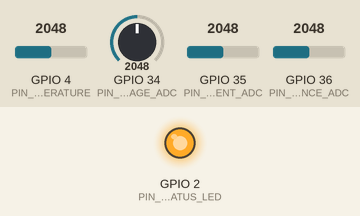
Simulated run of this sketch. Board: ESP32. Parts: output pins drawn as LEDs (lit = HIGH). Inputs (shaded band) come from the test bench; at power-on: GPIO 4 (PIN_TEMPERATURE) = 2048, GPIO 34 (PIN_VOLTAGE_ADC) = 2048, GPIO 35 (PIN_CURRENT_ADC) = 2048, GPIO 36 (PIN_IRRADIANCE_ADC) = 2048. WiFi joins after 1.5 s; servers stay silent unless stated; uploads are accepted with an empty reply; what the sketch prints to the serial monitor is not drawn.

Above: at 3.8 s.
At 5.26 s:
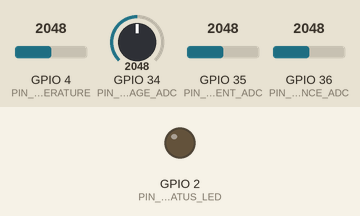
Timing chart, 0 to 9.0 s (numbered marks = the images above):
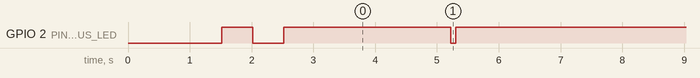

The sketch:

esp32_solar_telemetry.ino
```cpp
/*
  =============================================================================
  SolarAI - ESP32 Solar Telemetry Edge Firmware
  =============================================================================
  Platform : ESP32 Dev Module / NodeMCU-32S
  Framework: Arduino / PlatformIO
  Libraries Required:
    - WiFi (built-in ESP32 core)
    - HTTPClient (built-in ESP32 core)
    - ArduinoJson (v6.x or v7.x by Benoit Blanchon)
    - OneWire & DallasTemperature (optional, if using digital DS18B20)

  IMPORTANT NOTICE FOR HARDWARE TEAM:
  Pin assignments below are CONFIGURATION PLACEHOLDERS.
  Review and confirm exact GPIOs and sensor models with your hardware testbed
  before compiling and flashing the microcontroller.
  =============================================================================
*/

#include <WiFi.h>
#include <HTTPClient.h>
#include <ArduinoJson.h>

// =============================================================================
// 1. WI-FI & BACKEND SERVER CONFIGURATION
// =============================================================================
// Replace with your local Wi-Fi SSID and Password
const char* WIFI_SSID     = "YOUR_WIFI_SSID";
const char* WIFI_PASSWORD = "YOUR_WIFI_PASSWORD";

// Replace <LAPTOP_LAN_IP> with the IPv4 address of the laptop running FastAPI.
// Check the /device page on SolarAI Dashboard for your autodetected LAN IP.
// Example: "http://192.168.1.15:8000/api/v1/telemetry"
const char* SERVER_URL    = "http://<LAPTOP_LAN_IP>:8000/api/v1/telemetry";

// Unique hardware identifier registered on the SolarAI backend
const char* DEVICE_ID     = "SOLAR-ESP32-01";
const char* FIRMWARE_VER  = "1.0.0-hw";

// Optional: Device authorization token if enabled on backend settings
const char* DEVICE_TOKEN  = "solarai_super_secret_dev_key_change_in_production";

// Transmission interval in milliseconds (default: 5000ms = 5 seconds)
const unsigned long REPORTING_INTERVAL_MS = 5000;

// =============================================================================
// 2. HARDWARE PIN CONFIGURATION (PLACEHOLDERS - CONFIRM WITH HARDWARE TEAM)
// =============================================================================
// NOTE: Use ADC1 pins (GPIO 32 - 39) when Wi-Fi is active. ADC2 pins conflict with Wi-Fi.
constexpr int PIN_VOLTAGE_ADC    = 34; // Placeholder: Analog In for Array Voltage Divider
constexpr int PIN_CURRENT_ADC    = 35; // Placeholder: Analog In for Current Sensor (e.g., ACS712)
constexpr int PIN_TEMPERATURE    = 4;  // Placeholder: Digital In for Temp Sensor (DS18B20) / Analog
constexpr int PIN_IRRADIANCE_ADC = 36; // Placeholder: Analog In for Irradiance / Pyranometer / LDR
constexpr int PIN_STATUS_LED     = 2;  // Built-in status LED (GPIO 2 on most ESP32 boards)

// =============================================================================
// 3. SENSOR CALIBRATION CONSTANTS (TUNE BASED ON HARDWARE TESTBED)
// =============================================================================
// ADC parameters for ESP32 (12-bit resolution: 0 - 4095, 3.3V reference)
constexpr float ADC_REF_VOLTAGE  = 3.3f;
constexpr float ADC_RESOLUTION   = 4095.0f;

// Voltage Divider Calibration: R1 and R2 values
// Example: R1 = 30kΩ, R2 = 7.5kΩ -> Ratio = (30 + 7.5) / 7.5 = 5.0 (Max input ~16.5V)
// Example: R1 = 100kΩ, R2 = 10kΩ -> Ratio = 11.0 (Max input ~36V)
constexpr float VOLTAGE_DIVIDER_RATIO = 5.0f;

// Current Sensor Calibration (e.g. ACS712 5A: 185 mV/A, 20A: 100 mV/A, 30A: 66 mV/A)
constexpr float ACS_ZERO_V       = 2.5f;   // Quiescent output voltage (VCC / 2)
constexpr float ACS_SENSITIVITY  = 0.185f; // Volts per Ampere (0.185 for 5A module)

// Irradiance Calibration (Analog solar cell / LDR scaled to W/m² [0 - 1500])
constexpr float IRRADIANCE_MAX_WM2 = 1200.0f;

// =============================================================================
// 4. SENSOR ACQUISITION FUNCTIONS
// =============================================================================

// Helper: Oversample analog pin to filter electrical noise
float readAnalogAverage(int pin, int samples = 16) {
  long sum = 0;
  for (int i = 0; i < samples; i++) {
    sum += analogRead(pin);
    delayMicroseconds(50);
  }
  return (float)sum / (float)samples;
}

// Read Array Voltage in Volts (V)
float readVoltage() {
  float rawAdc = readAnalogAverage(PIN_VOLTAGE_ADC);
  float pinVoltage = (rawAdc / ADC_RESOLUTION) * ADC_REF_VOLTAGE;
  float arrayVoltage = pinVoltage * VOLTAGE_DIVIDER_RATIO;
  if (arrayVoltage < 0.1f) arrayVoltage = 0.0f; // Zero-floor noise
  return arrayVoltage;
}

// Read Load Current in Amperes (A)
float readCurrent() {
  float rawAdc = readAnalogAverage(PIN_CURRENT_ADC);
  float pinVoltage = (rawAdc / ADC_RESOLUTION) * ADC_REF_VOLTAGE;
  float currentAmps = (pinVoltage - ACS_ZERO_V) / ACS_SENSITIVITY;
  if (currentAmps < 0.05f) currentAmps = 0.0f; // Ignore negative / idle baseline noise
  return currentAmps;
}

// Read Panel Cell Surface Temperature in Celsius (°C)
// Replace with DallasTemperature / OneWire code if using digital DS18B20
float readTemperature() {
  // Placeholder formula for analog LM35 / NTC or OneWire placeholder
  float rawAdc = readAnalogAverage(PIN_TEMPERATURE);
  float tempVoltage = (rawAdc / ADC_RESOLUTION) * ADC_REF_VOLTAGE;
  float tempC = tempVoltage * 100.0f; // LM35: 10mV/°C
  // Bounds check for plausible testbed range
  if (tempC < -10.0f || tempC > 110.0f) {
    tempC = 28.5f; // Fallback nominal room temperature if sensor disconnected
  }
  return tempC;
}

// Read Solar Irradiance in W/m²
float readIrradiance() {
  float rawAdc = readAnalogAverage(PIN_IRRADIANCE_ADC);
  float ratio = rawAdc / ADC_RESOLUTION;
  float irradiance = ratio * IRRADIANCE_MAX_WM2;
  if (irradiance < 0.0f) irradiance = 0.0f;
  return irradiance;
}

// =============================================================================
// 5. WI-FI & TELEMETRY DISPATCH
// =============================================================================

void connectToWiFi() {
  if (WiFi.status() == WL_CONNECTED) return;

  Serial.println();
  Serial.print("[Wi-Fi] Connecting to: ");
  Serial.println(WIFI_SSID);

  WiFi.mode(WIFI_STA);
  WiFi.begin(WIFI_SSID, WIFI_PASSWORD);

  int attempts = 0;
  while (WiFi.status() != WL_CONNECTED && attempts < 30) {
    delay(500);
    Serial.print(".");
    digitalWrite(PIN_STATUS_LED, !digitalRead(PIN_STATUS_LED));
    attempts++;
  }

  if (WiFi.status() == WL_CONNECTED) {
    Serial.println("\n[Wi-Fi] Connected successfully!");
    Serial.print("[Wi-Fi] ESP32 Local IP: ");
    Serial.println(WiFi.localIP());
    Serial.print("[Wi-Fi] Target Backend: ");
    Serial.println(SERVER_URL);
    digitalWrite(PIN_STATUS_LED, HIGH);
  } else {
    Serial.println("\n[Wi-Fi] Connection failed. Will retry next cycle.");
    digitalWrite(PIN_STATUS_LED, LOW);
  }
}

void transmitTelemetry(float voltage, float current, float temp, float irradiance) {
  if (WiFi.status() != WL_CONNECTED) {
    Serial.println("[Telemetry] Skipped: Wi-Fi offline. Reconnecting...");
    connectToWiFi();
    return;
  }

  HTTPClient http;
  http.begin(SERVER_URL);
  http.addHeader("Content-Type", "application/json");
  http.addHeader("X-Device-Token", DEVICE_TOKEN);
  http.setTimeout(4000); // 4-second network timeout

  // Build JSON Payload conforming to SolarAI TelemetryCreate schema
  StaticJsonDocument<256> doc;
  doc["device_id"]        = DEVICE_ID;
  doc["voltage_v"]        = round(voltage * 100.0f) / 100.0f;
  doc["current_a"]        = round(current * 100.0f) / 100.0f;
  doc["temperature_c"]    = round(temp * 10.0f) / 10.0f;
  doc["irradiance_w_m2"]  = round(irradiance * 10.0f) / 10.0f;
  doc["firmware_version"] = FIRMWARE_VER;

  String requestBody;
  serializeJson(doc, requestBody);

  Serial.print("[Telemetry] POST -> ");
  Serial.println(requestBody);

  int httpCode = http.POST(requestBody);

  if (httpCode > 0) {
    Serial.printf("[Telemetry] Server Response: HTTP %d\n", httpCode);
    if (httpCode == HTTP_CODE_CREATED || httpCode == HTTP_CODE_OK) {
      // Blink LED to indicate successful transmission
      digitalWrite(PIN_STATUS_LED, LOW);
      delay(80);
      digitalWrite(PIN_STATUS_LED, HIGH);
    } else {
      String payload = http.getString();
      Serial.printf("[Telemetry] Notice: %s\n", payload.c_str());
    }
  } else {
    Serial.printf("[Telemetry] Error: %s\n", http.errorToString(httpCode).c_str());
  }

  http.end();
}

// =============================================================================
// 6. MAIN ARDUINO SETUP & LOOP
// =============================================================================

unsigned long lastReportTime = 0;

void setup() {
  Serial.begin(115200);
  delay(1000);

  Serial.println("\n=======================================================");
  Serial.println("  SolarAI - ESP32 Edge Telemetry Ingestion Node       ");
  Serial.printf ("  Device ID: %s | Firmware: %s\n", DEVICE_ID, FIRMWARE_VER);
  Serial.println("=======================================================");

  pinMode(PIN_STATUS_LED, OUTPUT);
  digitalWrite(PIN_STATUS_LED, LOW);

  // Configure ADC attenuation (11dB gives approx 0 - 3.3V measurement range)
  analogSetAttenuation(ADC_11db);

  connectToWiFi();
}

void loop() {
  unsigned long now = millis();

  // Periodic non-blocking telemetry broadcast
  if (now - lastReportTime >= REPORTING_INTERVAL_MS) {
    lastReportTime = now;

    // 1. Sample physical sensors
    float voltage    = readVoltage();
    float current    = readCurrent();
    float temp       = readTemperature();
    float irradiance = readIrradiance();

    // 2. Transmit to SolarAI FastAPI ingestion pipeline
    transmitTelemetry(voltage, current, temp, irradiance);
  }

  // Handle Wi-Fi auto-reconnection
  if (WiFi.status() != WL_CONNECTED && (now - lastReportTime > 15000)) {
    connectToWiFi();
  }

  delay(10);
}
```

Measured:
- by itself, GPIO 2 (PIN_STATUS_LED): goes LOW 0.50 s, HIGH 2.7 s, 24 × (LOW 0.08 s, HIGH 4.9 s), LOW 0.08 s, then HIGH
